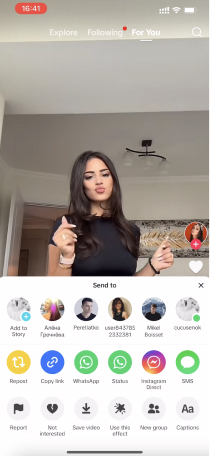
#> input picture link_img.jpg, 210 x 456 px
$ python -i replace_color.py   (imports and definitions only)
#> lines starting #> are read from the running program, lines starting #| are printed output that depends on the picture
#> further down, picture is the input picture: shape (456, 210, 3); mean B, G, R 172.6, 178.8, 184.7
import cv2
import numpy as np


# Function to increase saturation
# [7 lines left out: function increase_saturation, not called in this run]


# Function to apply CLAHE for color correction
def correct_color(frame):
    lab = cv2.cvtColor(frame, cv2.COLOR_BGR2LAB)
#> lab: shape (456, 210, 3); mean of channels 0, 1, 2 184.7, 129.5, 132.3
    l_channel, a_channel, b_channel = cv2.split(lab)
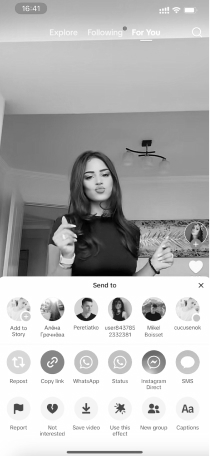
#> l_channel: shape (456, 210); min 2, max 255, mean 184.7
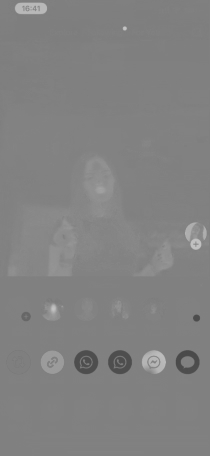
#> a_channel: shape (456, 210); min 73, max 195, mean 129.5
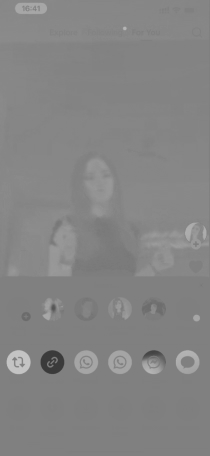
#> b_channel: shape (456, 210); min 57, max 197, mean 132.3
    clahe = cv2.createCLAHE(clipLimit=3.0, tileGridSize=(8, 8))
    cl = clahe.apply(l_channel)
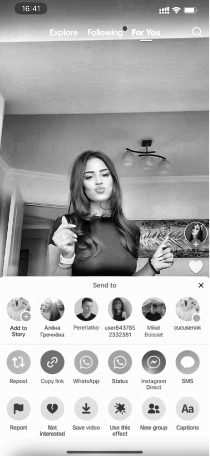
#> cl: shape (456, 210); min 1, max 255, mean 179.1
    limg = cv2.merge((cl, a_channel, b_channel))
#> limg: shape (456, 210, 3); mean of channels 0, 1, 2 179.1, 129.5, 132.3
    return cv2.cvtColor(limg, cv2.COLOR_LAB2BGR)
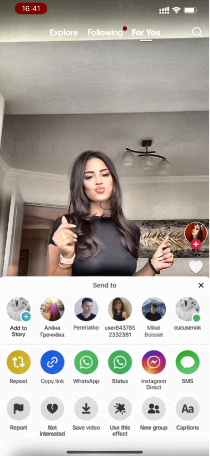
#> returned value: shape (456, 210, 3); mean B, G, R 166.5, 172.8, 178.4


# Function to correct white balance using Gray World Assumption
# [69 lines left out: functions correct_white_balance, is_green_background, process_frame, replace, not called in this run]

>>> import cv2
>>> picture = cv2.imread('link_img.jpg')
>>> result = correct_color(picture)

$ run again, on test2.jpg
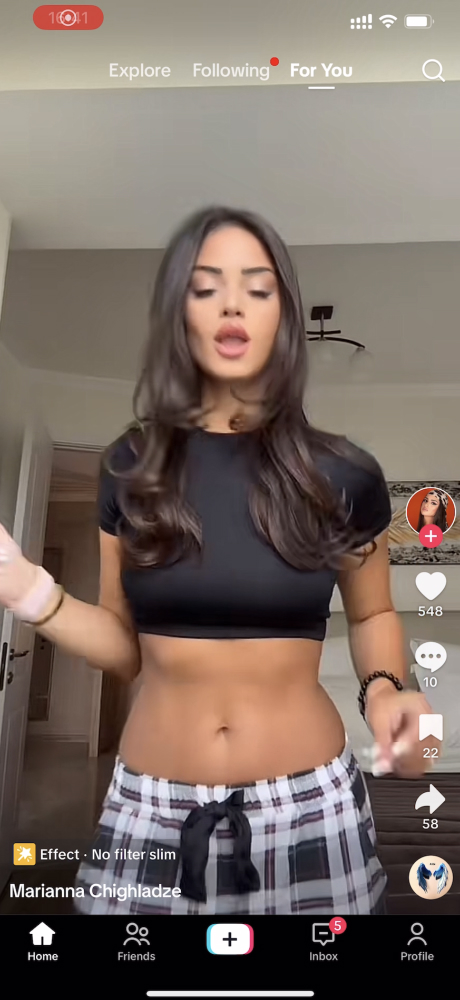
#> input picture test2.jpg, 460 x 1000 px
#> picture is the input picture: shape (1000, 460, 3); mean B, G, R 99.7, 107.6, 121.6
#> lab: shape (1000, 460, 3); mean of channels 0, 1, 2 116.3, 132.4, 134.4
#> in correct_color, `l_channel, a_channel, b_channel = cv2.split(lab)`:
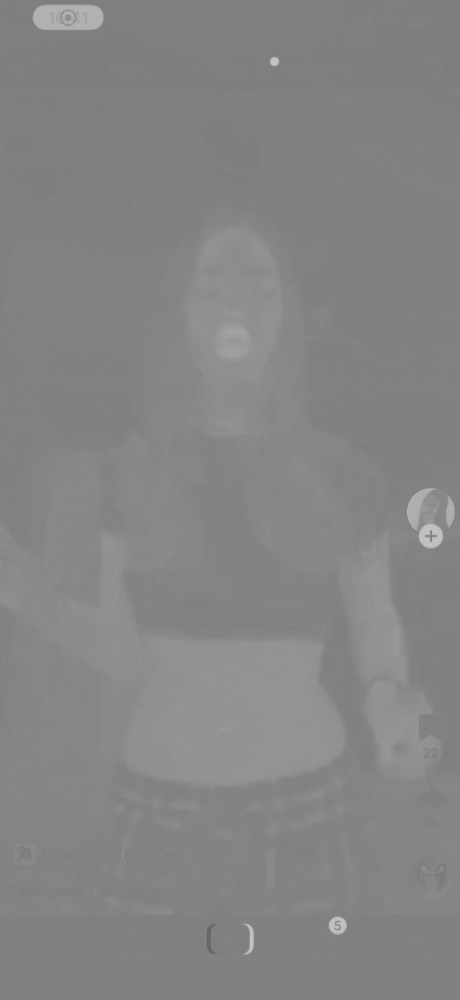
#> a_channel: shape (1000, 460); min 103, max 197, mean 132.4
#> limg: shape (1000, 460, 3); mean of channels 0, 1, 2 124.9, 132.4, 134.4
#> in correct_color, `return cv2.cvtColor(limg, cv2.COLOR_LAB2BGR)`:
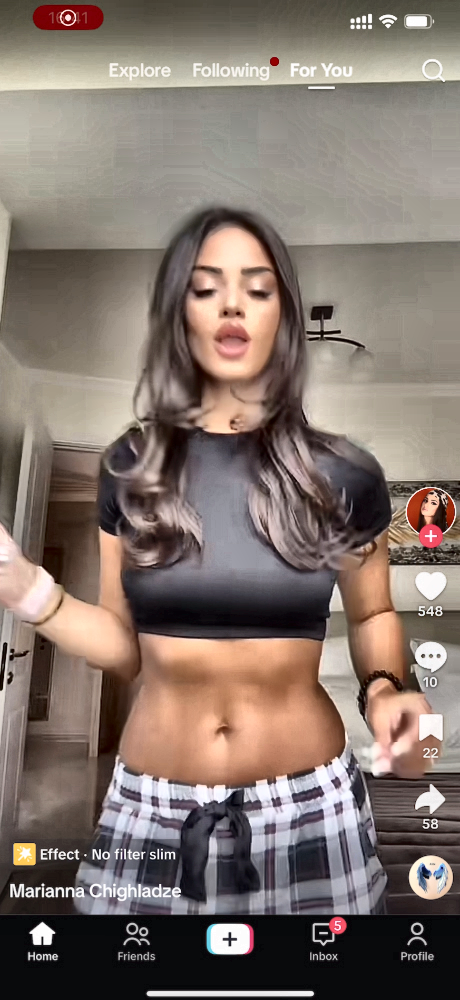
#> returned value: shape (1000, 460, 3); mean B, G, R 108.3, 116.2, 130.3
